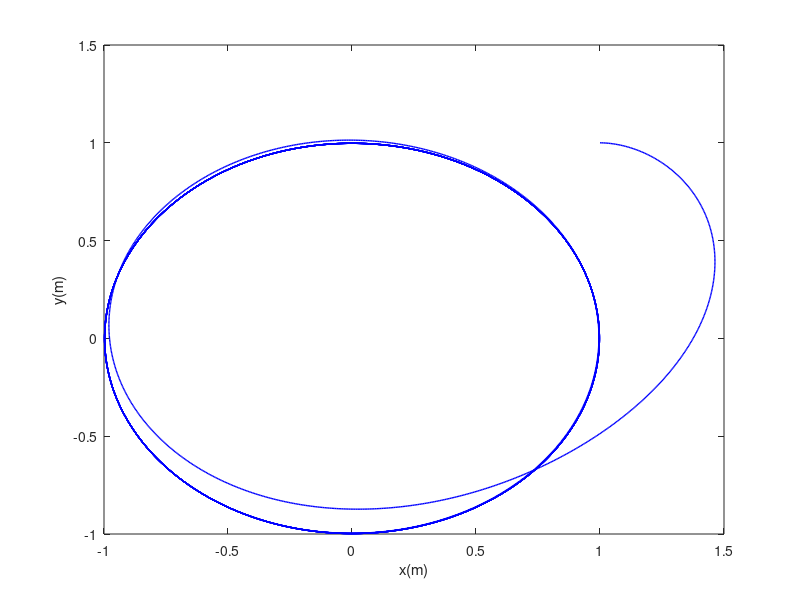
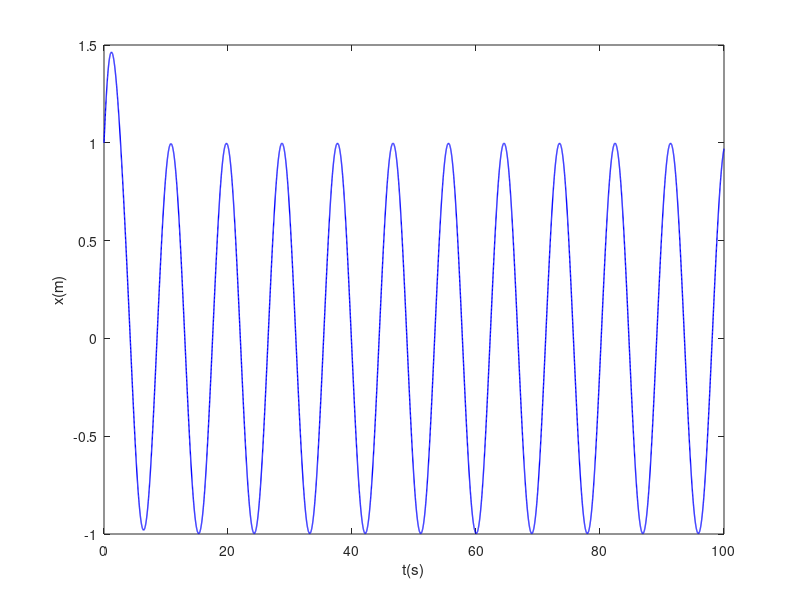
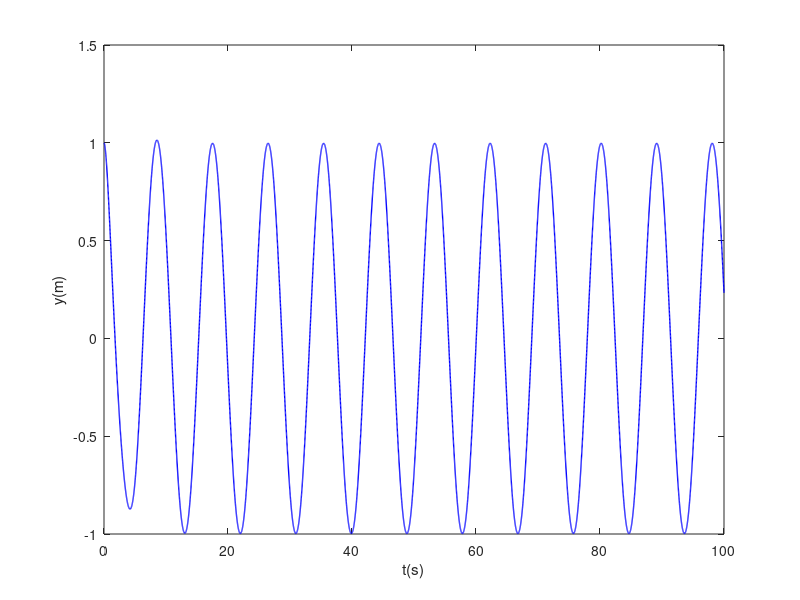
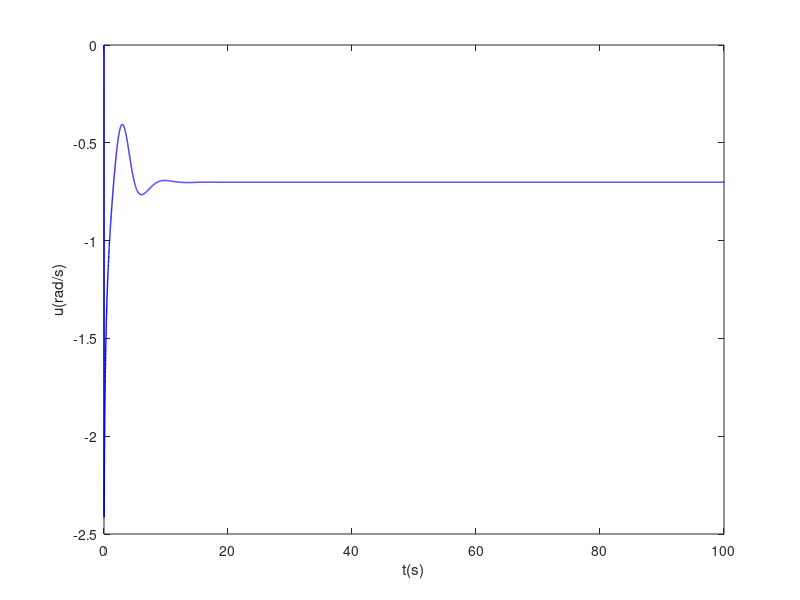

The MATLAB source for these figures, in order:

%% =========== Set the paramters =======
T=0.01; % Sampling Time
k=2; % Sampling counter
x(k-1)=1; % initilize the state x
y(k-1)=1; % initilize the state y
theta(k-1)=0; % initilize the state theta
% xi_1(k-1)=1;
% xi_2(k-1)=1;
% v_trans(k-1)=0;
% Lfalpha2(k-1)=0;
tfinal=100; % final simulation time
t(k-1)=0; % intilize the time
%=====================================
%% =========== The main loop ==========
while(t<=tfinal) 
t(k)=t(k-1)+T; % increase the time
V=0.7; %constant linear velocity

% transversal control gains
k1 = -1; 
k2 = -1;

% Xi States - Diffeomorphism
xi_1(k) = x(k-1)^2+y(k-1)^2-1;
xi_2(k) = 2*V*(x(k-1)*cos(theta(k-1))+y(k-1)*sin(theta(k-1)));


v_trans(k) = k1*xi_1(k)+k2*xi_2(k);  % Auxiliary control input - transversal controller


Lf2_alpha(k)=2*(V^2); % second lie derivative

LgLfalpha(k) = 2*V*(y(k-1)*cos(theta(k-1))-x(k-1)*sin(theta(k-1))); % second lie derivative
    
u(k) = (-Lf2_alpha(k)+v_trans(k))/(LgLfalpha(k)); % Controller

% kinematics
theta(k)=u(k)*T+theta(k-1); % calculating theta
x(k)=V*cos(theta(k))*T+x(k-1); % calculating x
y(k)=V*sin(theta(k))*T+y(k-1); % calculating y

k=k+1; % increase the sampling counter
end

%% =========== Plot the results =======
figure(1)
plot(x,y,'b','LineWidth',1)
xlabel('x(m)')
ylabel('y(m)')

figure(2)
plot(t,x,'b','LineWidth',1)
xlabel('t(s)')
ylabel('x(m)')
xlim([0 100])

figure(3)
plot(t,y,'b','LineWidth',1)
xlabel('t(s)')
ylabel('y(m)')
xlim([0 100])

figure(4)
plot(t,u,'b','LineWidth',1)
xlabel('t(s)')
ylabel('u(rad/s)')
xlim([0 100])
%=====================================
